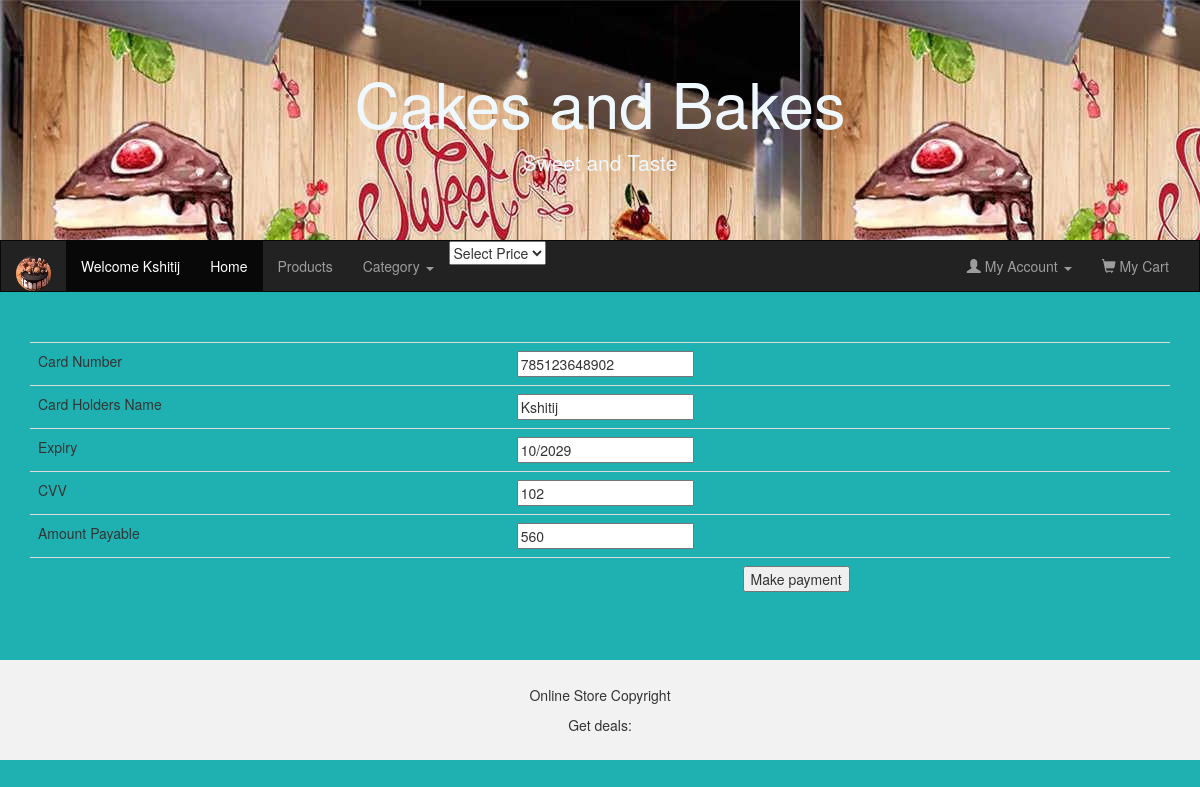
Page /OrderSingleCake/40/560 (signed in) on the committed database.
### UserApp/models.py (models this page shows, shortened)
class CardDetails(models.Model):
    card_no=models.IntegerField(max_length=12)
    cvv=models.IntegerField(max_length=3,null=True)
    expiry_date=models.CharField(max_length=7,null=True)
    user=models.ForeignKey(UserInfo,on_delete=models.CASCADE,null=True)
    class Meta():
        db_table="Card Details"

class UserInfo(models.Model):
    username=models.CharField(max_length=20,primary_key=True)
    email=models.EmailField(max_length=25,null=True)
    password=models.CharField(max_length=25)
    class Meta():
        db_table="UserInfo"

### UserApp/views.py (the view, shortened to what this page needs)
# urls.py: path("OrderSingleCake/<cart_id>/<price>",views.orderSingleCake),
def orderSingleCake(request,cart_id,price):
    if request.method=="GET":
        if "uname" in request.session:
            cats=Category.objects.all()
            cart=MyCart.objects.get(id=cart_id) #Getting particular cake/item from the MyCart table
            if int(price)<500:
                    messages.warning(request, "Minimum order value is ₹500. Please increase quantity.")
                    return redirect(home)
            else:
                try:
                    card=CardDetails.objects.filter(user=request.session["uname"]) #If details not found exception is thrown
                except:
                    messages.warning(request, "Card details not found! Please fill the form manually")
                    return render(request, "makePayment.html",{"cart":cart,"amt":price,"cats":cats})
                else: #Otherwise we fetch the card details and autofill the payment details.
                    card=CardDetails.objects.filter(user=request.session["uname"]).last()
                    messages.info(request,"Previous payment details restored!")
                    return render(request, "makePayment.html",{"cart":cart,"amt":price,"cats":cats,"card":card})
        else:
            return redirect(logIn)

### UserApp/templates/makePayment.html (shortened to what this page needs)
{%extends "home.html"%}
{%block content%}
<center>
    {%if card%}
    <form method="post">
            <table class=" table">
                <tr>
                    <td>Card Number</td>
                    <td><input type="number" name="card_no" value="{{card.card_no}}" required></td>
                </tr>
                <tr>
                    <td>Card Holders Name</td>
                    <td><input type="text" name="holders_name" value="{{card.user.username}}" required></td>
                </tr>
                <tr>
                    <td>Expiry</td>
                    <td><input type="text" name="expiry" value="{{card.expiry_date}}" required ></td>
                </tr>
                <tr>
                    <td>CVV</td>
                    <td><input type="number" name="cvv" value="{{card.cvv}}" required></td>
                </tr>
                <tr>
                    <tr><td>Amount Payable</td>
                    <td><input type="text" readonly value="{{amt}}" name="amt"></td></tr>
                    <td></td>
                     <td><button type="submit"> Make payment</button></td>
                </tr>
            </table>
        </form>
    {%endif%}
</center>
{%endblock%}

### rows in the picture
CardDetails: card_no "785123648902", holders_name "Kshitij", expiry "10/2029", cvv "102"

### other values in the picture
{{ request.session.uname }} "Kshitij"
